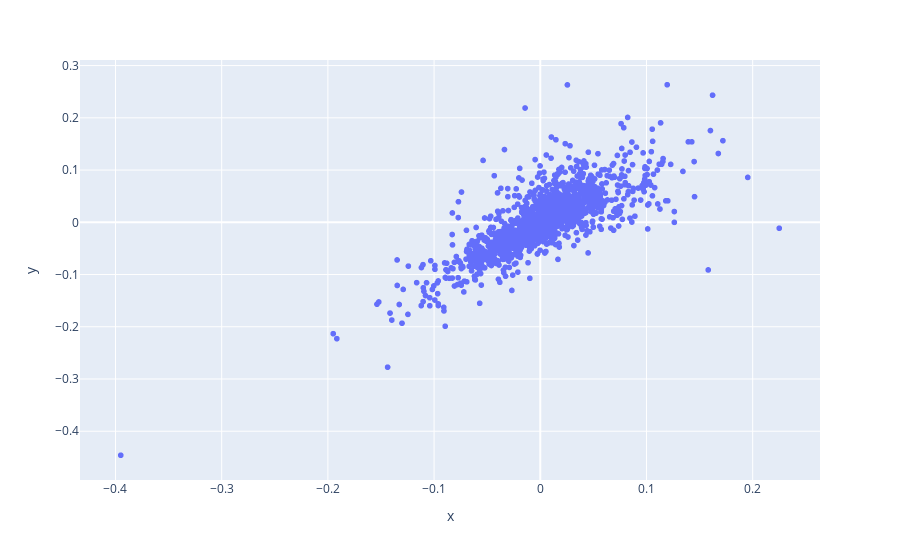

Here is the notebook cell this chart was saved with:
### Markdown cell above
### Plot returns

### Code cell
px.scatter(x = data["BTC_returns"], y = data["ETH_returns"])

### Figure 1 — Plotly figure (JSON) as saved in the notebook; plotly's stock layout.template omitted (floating-point values rounded to 4 significant figures; data arrays with more than 128 entries replaced by an {"elided": "..."} marker saying what was removed)
{"data": [{"hovertemplate": "x=%{x}<br>y=%{y}<extra></extra>", "legendgroup": "", "marker": {"color": "#636efa", "symbol": "circle"}, "mode": "markers", "name": "", "showlegend": false, "type": "scattergl", "x": {"elided": "1998 float values"}, "xaxis": "x", "y": {"elided": "1998 float values"}, "yaxis": "y"}], "layout": {"legend": {"tracegroupgap": 0}, "margin": {"t": 60}, "xaxis": {"anchor": "y", "domain": [0, 1], "title": {"text": "x"}}, "yaxis": {"anchor": "x", "domain": [0, 1], "title": {"text": "y"}}}}
